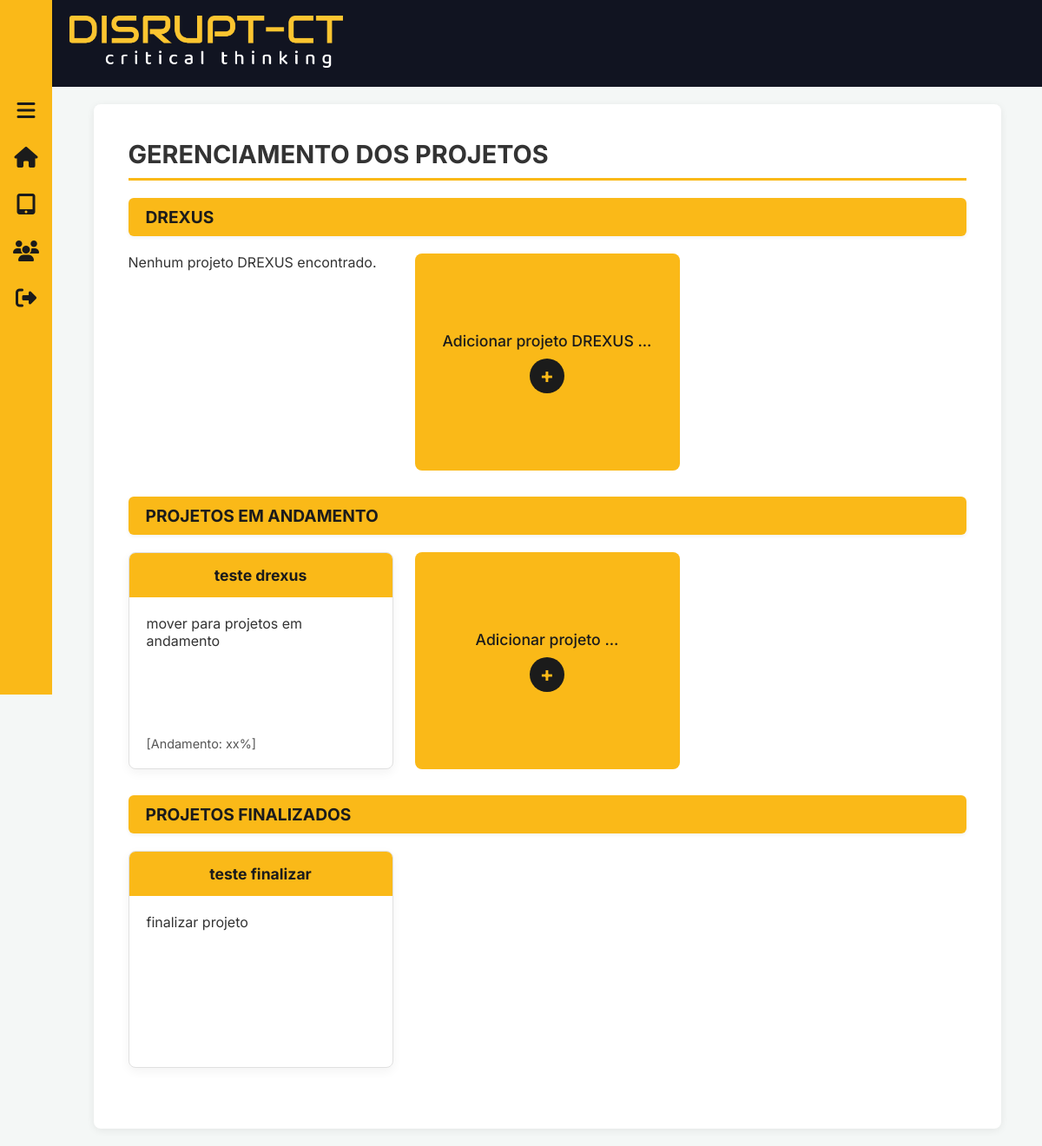
Page /projetos/ on the earlier database version.
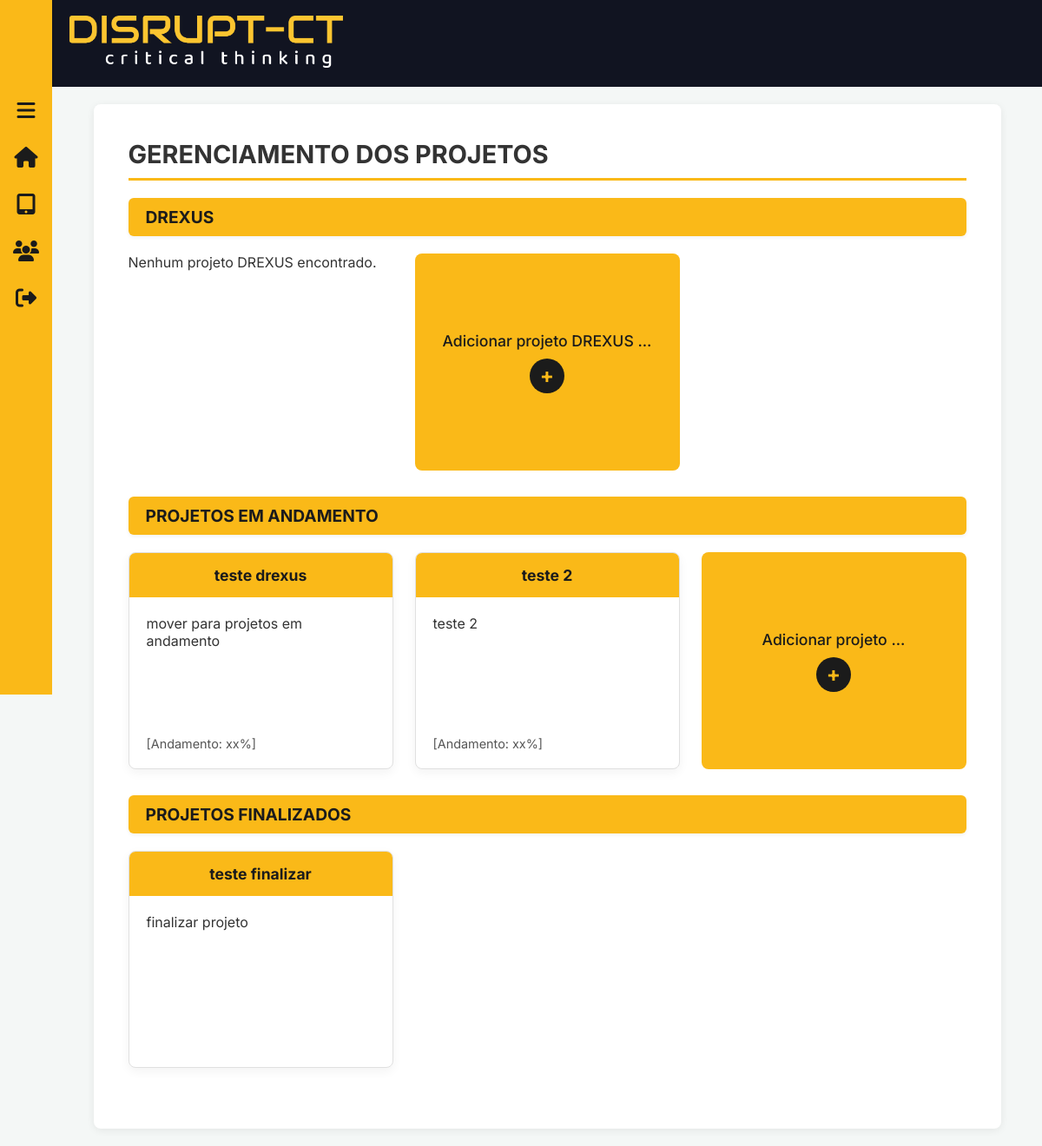
Same page on the later database version.
### projetos/models.py (models this page shows, shortened)
class Projeto(models.Model):
    STATUS_CHOICES = [
        ('andamento', 'Em Andamento'),
        ('finalizado', 'Finalizado'),
    ]
    nome = models.CharField(max_length=100)
    descricao = models.TextField()
    status = models.CharField(
        max_length=20,
        choices=STATUS_CHOICES,
        default='andamento',
    )

### projetos/views.py (the view)
# urls.py: path('', views.lista_projetos, name='lista_projetos'),
def lista_projetos(request):
    projetos_drexus = Drexus.objects.all()
    projetos_andamento = Projeto.objects.filter(status__icontains="andamento")
    projetos_finalizados = Projeto.objects.filter(status__icontains="finalizado")
    return render(request, 'projetos/lista_projetos.html', {
        'projetos_drexus': projetos_drexus,
        'projetos_andamento': projetos_andamento,
        'projetos_finalizados': projetos_finalizados,
    })

### projetos/templates/projetos/lista_projetos.html (shortened to what this page needs)
{% extends "base.html" %}
{% load static %}
{% block content %}
    <header class="header-interno">
        <h1>GERENCIAMENTO DOS PROJETOS</h1>
    </header>
    <section class="secao-projetos">
        <div class="titulo-secao">
            <h2>DREXUS</h2>
        </div>
        <div class="cards-grid">
                {% for projeto in projetos_drexus %}
                    <a href="{% url 'projetos:resultado' projeto.id %}" class="card-link">
                        <div class="card card-clicavel">
                            <div class="card-header">
                                <h3>{{ projeto.nome }}</h3>
                            </div>
                            <div class="card-body">
                                 <p class="card-descricao">{{ projeto.descricao|truncatechars:80 }}</p>
                                 <p class="card-info">[Nota: {{ projeto.nota_final|floatformat:2 }}]</p>
                                 <p class="card-info">[Resultado: {{ projeto.diagnostico }}]</p>
                            </div>
                        </div>
                    </a>
                {% empty %}
                    <p>Nenhum projeto DREXUS encontrado.</p>
                {% endfor %}
                <a href="{% url 'projetos:formulario' %}" class="card-adicionar">
                    <span>Adicionar projeto  DREXUS ...</span>
                    <div class="icone-adicionar">+</div>
                </a>
            </div>
        </section>
    <section class="secao-projetos">
        <div class="titulo-secao">
            <h2>PROJETOS EM ANDAMENTO</h2>
        </div>
            <div class="cards-grid">
                {% for projeto in projetos_andamento %}
                    <a href="{% url 'projetos:detalhe_projeto' projeto.id %}" class="card-link">
                        <div class="card card-clicavel">
                            <div class="card-header">
                                <h3>{{ projeto.nome }}</h3>
                            </div>
                            <div class="card-body">
                                <p class="card-descricao">{{ projeto.descricao|truncatechars:80 }}</p>
                                <p class="card-info">[Andamento: xx%]</p>
                            </div>
                        </div>
                    </a>
                {% empty %}
                    <p>Nenhum projeto em andamento.</p>
                {% endfor %}
                <a href="{% url 'projetos:criar_projeto' %}" class="card-adicionar">
                    <span>Adicionar projeto ...</span>
                    <div class="icone-adicionar">+</div>
                </a>
            </div>
        </section>
    <section class="secao-projetos">
        <div class="titulo-secao">
            <h2>PROJETOS FINALIZADOS</h2>
        </div>
            <div class="cards-grid">
                {% for projeto in projetos_finalizados %}
                    <a href="{% url 'projetos:detalhe_projeto' projeto.id %}" class="card-link">
                        <div class="card card-clicavel">
                            <div class="card-header">
                                <h3>{{ projeto.nome }}</h3>
                            </div>
                            <div class="card-body">
                                <p class="card-descricao">{{ projeto.descricao|truncatechars:80 }}</p>
                            </div>
                        </div>
                    </a>
                {% empty %}
                    <p>Nenhum projeto finalizado.</p>
                {% endfor %}
            </div>
        </section>
    </div>
{% endblock %}

Differences in the rows shown:
added Projeto: nome "teste 2", descricao "teste 2", shown under "PROJETOS EM ANDAMENTO"
